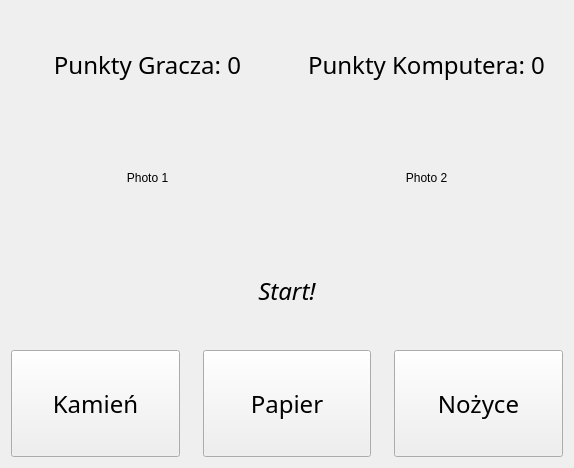
<?xml version="1.0" encoding="UTF-8"?>
<ui version="4.0">
 <class>Game</class>
 <widget class="QWidget" name="Game">
  <property name="geometry">
   <rect>
    <x>0</x>
    <y>0</y>
    <width>574</width>
    <height>468</height>
   </rect>
  </property>
  <property name="windowTitle">
   <string>Form</string>
  </property>
  <layout class="QGridLayout" name="gridLayout">
   <item row="0" column="0">
    <layout class="QHBoxLayout" name="scoreLayout">
     <item>
      <widget class="QLabel" name="playerScore">
       <property name="font">
        <font>
         <family>Calibri Light</family>
         <pointsize>18</pointsize>
         <italic>false</italic>
        </font>
       </property>
       <property name="text">
        <string>Punkty Gracza: 0</string>
       </property>
       <property name="alignment">
        <set>Qt::AlignCenter</set>
       </property>
      </widget>
     </item>
     <item>
      <widget class="QLabel" name="computerScore">
       <property name="font">
        <font>
         <family>Calibri Light</family>
         <pointsize>18</pointsize>
         <italic>false</italic>
        </font>
       </property>
       <property name="text">
        <string>Punkty Komputera: 0</string>
       </property>
       <property name="alignment">
        <set>Qt::AlignCenter</set>
       </property>
      </widget>
     </item>
    </layout>
   </item>
   <item row="1" column="0">
    <layout class="QHBoxLayout" name="gameLayout">
     <item>
      <widget class="QLabel" name="leftPhoto">
       <property name="text">
        <string>Photo 1</string>
       </property>
       <property name="alignment">
        <set>Qt::AlignCenter</set>
       </property>
      </widget>
     </item>
     <item>
      <layout class="QHBoxLayout" name="horizontalLayout_3"/>
     </item>
     <item>
      <widget class="QLabel" name="rightPhoto">
       <property name="text">
        <string>Photo 2</string>
       </property>
       <property name="alignment">
        <set>Qt::AlignCenter</set>
       </property>
      </widget>
     </item>
    </layout>
   </item>
   <item row="2" column="0">
    <widget class="QLabel" name="resultLabel">
     <property name="font">
      <font>
       <family>Calibri Light</family>
       <pointsize>18</pointsize>
       <italic>true</italic>
      </font>
     </property>
     <property name="text">
      <string>Start!</string>
     </property>
     <property name="alignment">
      <set>Qt::AlignCenter</set>
     </property>
    </widget>
   </item>
   <item row="3" column="0">
    <layout class="QHBoxLayout" name="bottomLayout" stretch="0,0,0">
     <property name="spacing">
      <number>23</number>
     </property>
     <property name="sizeConstraint">
      <enum>QLayout::SetDefaultConstraint</enum>
     </property>
     <property name="leftMargin">
      <number>0</number>
     </property>
     <property name="topMargin">
      <number>0</number>
     </property>
     <property name="rightMargin">
      <number>0</number>
     </property>
     <item>
      <widget class="QPushButton" name="rockButton">
       <property name="sizePolicy">
        <sizepolicy hsizetype="Minimum" vsizetype="Ignored">
         <horstretch>0</horstretch>
         <verstretch>0</verstretch>
        </sizepolicy>
       </property>
       <property name="font">
        <font>
         <family>Calibri Light</family>
         <pointsize>18</pointsize>
        </font>
       </property>
       <property name="text">
        <string>Kamień</string>
       </property>
      </widget>
     </item>
     <item>
      <widget class="QPushButton" name="paperButton">
       <property name="sizePolicy">
        <sizepolicy hsizetype="Minimum" vsizetype="Ignored">
         <horstretch>0</horstretch>
         <verstretch>0</verstretch>
        </sizepolicy>
       </property>
       <property name="font">
        <font>
         <family>Calibri Light</family>
         <pointsize>18</pointsize>
        </font>
       </property>
       <property name="text">
        <string>Papier</string>
       </property>
      </widget>
     </item>
     <item>
      <widget class="QPushButton" name="scissorsButton">
       <property name="enabled">
        <bool>true</bool>
       </property>
       <property name="sizePolicy">
        <sizepolicy hsizetype="Minimum" vsizetype="Ignored">
         <horstretch>0</horstretch>
         <verstretch>0</verstretch>
        </sizepolicy>
       </property>
       <property name="font">
        <font>
         <family>Calibri Light</family>
         <pointsize>18</pointsize>
        </font>
       </property>
       <property name="text">
        <string>Nożyce</string>
       </property>
      </widget>
     </item>
    </layout>
   </item>
  </layout>
 </widget>
 <resources/>
 <connections/>
</ui>
